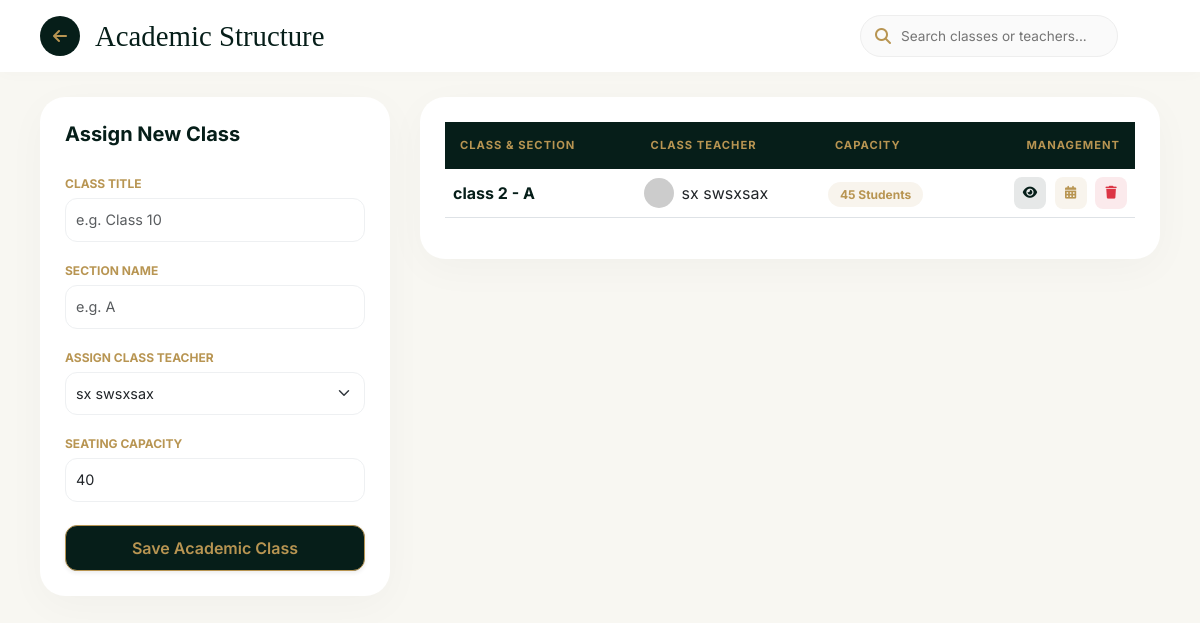
Page /index.php/academic/classes on the committed database.
### tables this page shows
CREATE TABLE `classes` (
  `id` int(11) NOT NULL,
  `class_name` varchar(50) NOT NULL,
  `section_name` varchar(10) NOT NULL,
  `teacher_id` int(11) DEFAULT NULL,
  `capacity` int(11) DEFAULT 40
);

CREATE TABLE `teachers` (
  `id` int(11) NOT NULL,
  `emp_id` varchar(50) NOT NULL,
  `subject` varchar(100) DEFAULT NULL,
  `qualification` varchar(100) DEFAULT NULL,
  `joining_date` date DEFAULT NULL,
  `salary` decimal(10,2) DEFAULT NULL,
  `first_name` varchar(100) DEFAULT NULL,
  `last_name` varchar(100) DEFAULT NULL,
  `email` varchar(100) DEFAULT NULL,
  `phone` varchar(20) DEFAULT NULL,
  `address` text DEFAULT NULL,
  `photo` varchar(255) DEFAULT 'default.png',
  `created_at` timestamp NOT NULL DEFAULT current_timestamp()
);

### application/controllers/Academic.php (called while the page is built, shortened)
<?php
class Academic extends CI_Controller {
    public function __construct() {
        $this->load->model(array('Academic_model', 'Teacher_model'));
        $this->load->helper('url');
    }
    public function classes() {
        $data['classes'] = $this->Academic_model->get_classes();
        $data['teachers'] = $this->Teacher_model->get_teachers();
        $this->load->view('academic_structure', $data);
    }
}

### index.php (called while the page is built, shortened)
<?php
require_once BASEPATH.'core/CodeIgniter.php';

### application/models/Teacher_model.php (called while the page is built, shortened)
<?php
class Teacher_model extends CI_Model {
    public function get_teachers() {
        return $this->db->get('teachers')->result_array();
    }
}

### application/models/Academic_model.php (called while the page is built, shortened)
<?php
class Academic_model extends CI_Model {
    public function get_classes() {
        $this->db->select('classes.*, teachers.first_name, teachers.last_name');
        $this->db->from('classes');
        $this->db->join('teachers', 'teachers.id = classes.teacher_id', 'left');
        return $this->db->get()->result_array();
    }
}

### application/views/academic_structure.php (the view, shortened to what this page needs)
<!DOCTYPE html>
<html lang="en">
<head>
    <link href="https://cdn.jsdelivr.net/npm/bootstrap@5.3.0/dist/css/bootstrap.min.css" rel="stylesheet">
    <link rel="stylesheet" href="https://cdnjs.cloudflare.com/ajax/libs/font-awesome/6.4.0/css/all.min.css">
</head>
<body>
    <div class="page-header">
        <div class="d-flex align-items-center">
            <a href="<?= site_url('dashboard') ?>" class="back-circle"><i class="fa fa-arrow-left"></i></a>
            <h2>Academic Structure</h2>
        </div>
        <div class="search-container">
            <i class="fa fa-search"></i>
            <input type="text" id="searchInput" placeholder="Search classes or teachers..." onkeyup="searchTable()">
        </div>
    </div>
    <div class="main-content">
        <div class="glass-card">
            <h5 class="fw-bold mb-4" style="color: var(--forest-green);">Assign New Class</h5>
            <form action="<?= site_url('academic/classes') ?>" method="POST">
                <label class="form-label">Class Title</label>
                <input type="text" name="class_name" class="form-control" placeholder="e.g. Class 10" required>
                <label class="form-label">Section Name</label>
                <input type="text" name="section_name" class="form-control" placeholder="e.g. A" required>
                <label class="form-label">Assign Class Teacher</label>
                <select name="teacher_id" class="form-select">
                    <?php foreach($teachers as $t): ?>
                        <option value="<?= $t['id'] ?>"><?= $t['first_name'].' '.$t['last_name'] ?></option>
                    <?php endforeach; ?>
                </select>
                <label class="form-label">Seating Capacity</label>
                <input type="number" name="capacity" class="form-control" value="40">
                <button class="btn btn-royal mt-2 shadow-sm">Save Academic Class</button>
            </form>
        </div>
        <div class="glass-card">
            <table class="table align-middle" id="dataTable">
                <thead>
                    <tr>
                        <th>Class & Section</th>
                        <th>Class Teacher</th>
                        <th>Capacity</th>
                        <th class="text-end">Management</th>
                    </tr>
                </thead>
                <tbody>
                    <?php foreach($classes as $c): ?>
                    <tr>
                        <td class="fw-bold" style="color: var(--forest-green);"><?= $c['class_name'] ?> - <?= $c['section_name'] ?></td>
                        <td>
                            <div class="d-flex align-items-center">
                                <img src="https://ui-avatars.com/api/?name=<?= $c['first_name'] ?>&background=b89552&color=fff" class="rounded-circle me-2" width="30">
                                <span><?= $c['first_name'].' '.$c['last_name'] ?></span>
                            </div>
                        </td>
                        <td><span class="badge-capacity"><?= $c['capacity'] ?> Students</span></td>
                        <td class="text-end">
                            <button class="btn-action btn-view me-1" title="View Details" onclick='viewClass(<?= json_encode($c) ?>)'><i class="fa fa-eye"></i></button>
                            <a href="<?= site_url('academic/timetable/'.$c['id']) ?>" class="btn-action btn-schedule me-1" title="Weekly Timetable"><i class="fa fa-calendar-alt"></i></a>
                            <button class="btn-action bg-danger bg-opacity-10 text-danger"><i class="fa fa-trash"></i></button>
                        </td>
                    </tr>
                    <?php endforeach; ?>
                </tbody>
            </table>
        </div>
    </div>
</body>
</html>

### application/views/academic_structure.php (style rules this page uses)
:root { --forest-green: #061e19; --gold: #b89552; --cream: #f8f7f2; }
body { background-color: var(--cream); font-family: 'Inter', sans-serif; height: 100vh; overflow: hidden; display: flex; flex-direction: column; }
.page-header { background: white; padding: 15px 40px; box-shadow: 0 2px 15px rgba(0,0,0,0.02); display: flex; align-items: center; justify-content: space-between; flex: 0 0 auto; }
.back-circle { width: 40px; height: 40px; background: var(--forest-green); color: var(--gold); display: flex; align-items: center; justify-content: center; border-radius: 50%; text-decoration: none; transition: 0.3s; }
h2 { font-family: 'Playfair Display', serif; color: var(--forest-green); margin: 0; margin-left: 15px; font-size: 1.8rem; }
.search-container { position: relative; width: 300px; }
.search-container input { border-radius: 50px; padding: 10px 20px 10px 40px; border: 1px solid #eee; background: #fafafa; font-size: 0.85rem; }
.search-container i { position: absolute; left: 15px; top: 13px; color: var(--gold); }
.main-content { flex: 1; padding: 25px 40px; overflow-y: auto; display: grid; grid-template-columns: 350px 1fr; gap: 30px; }
.glass-card { background: white; border-radius: 25px; padding: 25px; box-shadow: 0 10px 40px rgba(0,0,0,0.03); border: none; height: fit-content; }
.form-label { font-size: 0.75rem; font-weight: 700; color: var(--gold); text-transform: uppercase; margin-bottom: 5px; }
.form-control, .form-select { border-radius: 12px; border: 1px solid #eef0f2; padding: 10px; font-size: 0.9rem; margin-bottom: 15px; }
.table thead th { background: var(--forest-green); color: var(--gold); padding: 15px; font-size: 0.7rem; text-transform: uppercase; letter-spacing: 1px; border: none; }
.badge-capacity { background: rgba(184, 149, 82, 0.1); color: var(--gold); padding: 5px 12px; border-radius: 50px; font-weight: 700; font-size: 0.75rem; }
.btn-royal { background: var(--forest-green); color: var(--gold); border: 1px solid var(--gold); border-radius: 12px; padding: 10px; font-weight: 600; width: 100%; transition: 0.3s; }
.btn-action { width: 32px; height: 32px; border-radius: 8px; display: inline-flex; align-items: center; justify-content: center; border: none; transition: 0.2s; font-size: 0.8rem; }
.btn-view { background: rgba(6, 30, 25, 0.1); color: var(--forest-green); }
.btn-schedule { background: rgba(184, 149, 82, 0.1); color: var(--gold); }

### rows in the picture
classes: class_name "class 2", section_name "A", teacher.first_name "sx", teacher.last_name "swsxsax", capacity "45"

### other values in the picture
form field teacher_id "sx swsxsax"
